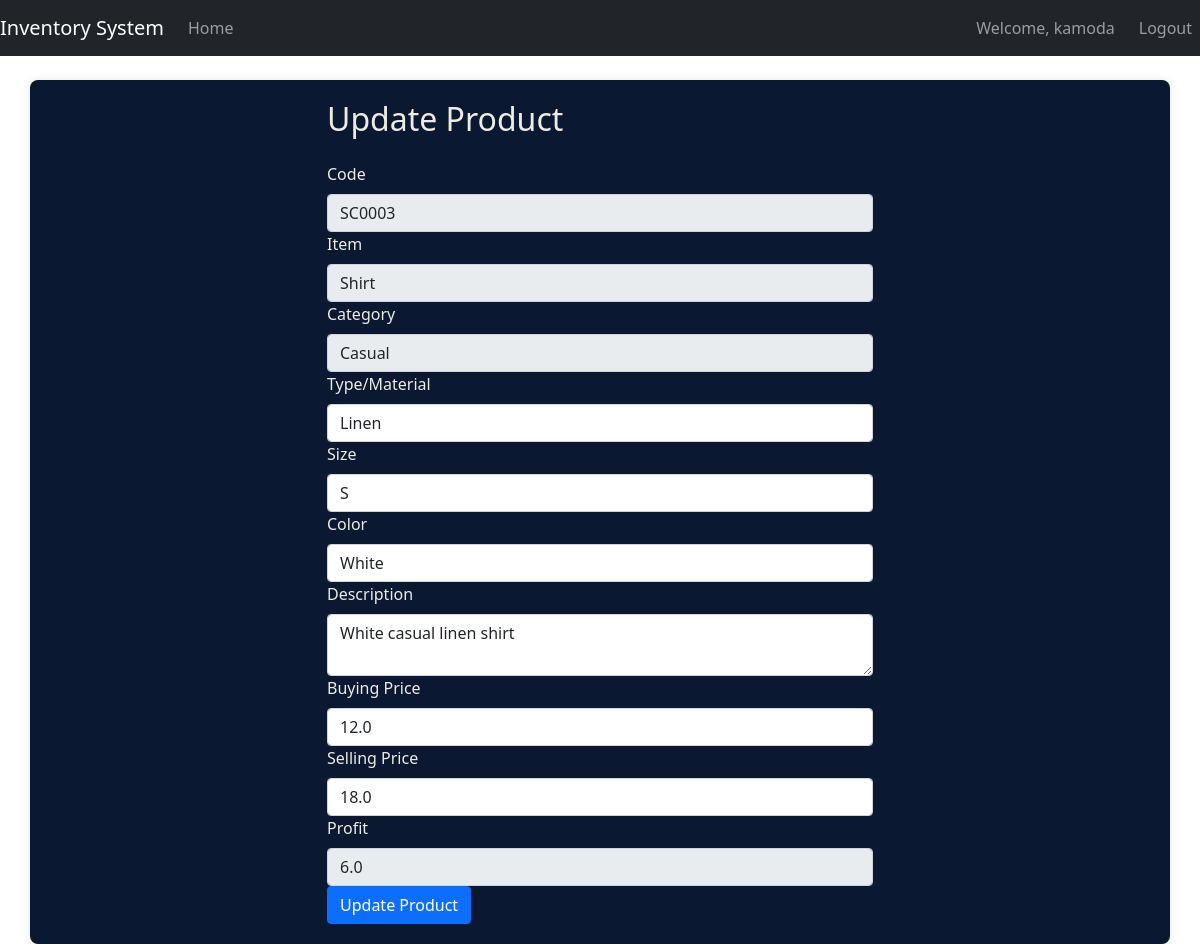
Screenshot of /update_product/SC0003 (signed in) with the database file from the repository.
### STORE/models.py (models this page shows, shortened)
class User(UserMixin, db.Model):
    id = db.Column(db.Integer, primary_key=True)
    username = db.Column(db.String(64), index=True, unique=True, nullable=False)
    email = db.Column(db.String(120), index=True, unique=True, nullable=False)
    password_hash = db.Column(db.String(128), nullable=False)

class Product(db.Model):
    code = db.Column(db.String(20), primary_key=True, unique=True, nullable=False, index=False)
    item = db.Column(db.String(100), nullable=False)
    category = db.Column(db.String(100), nullable=True)  # Add category field
    type_material = db.Column(db.String(100), nullable=False)
    size = db.Column(db.String(20), nullable=False)
    color = db.Column(db.String(50), nullable=False)
    description = db.Column(db.Text, nullable=False)
    buying_price = db.Column(db.Float, nullable=False)
    selling_price = db.Column(db.Float, nullable=False)
    profit = db.Column(db.Float, nullable=False, default=0)
    quantity = db.Column(db.Integer, nullable=False, default=1)
    sales = relationship('Sale', backref='product', lazy=True)

### STORE/routes.py (the view)
@app.route('/update_product/<string:code>', methods=['GET', 'POST'])
@login_required
def update_product(code):
    product = Product.query.filter_by(code=code).first_or_404()
    form = ProductForm(obj=product)
    if form.validate_on_submit():
        form.populate_obj(product)
        product.profit = product.calculate_profit()
        db.session.commit()
        flash('Product updated successfully!', 'success')
        return redirect(url_for('index'))
    return render_template('update_product.html', form=form, product=product)

### STORE/forms.py
class ProductForm(FlaskForm):
    code = StringField('Code', validators=[DataRequired()])
    item = StringField('Item', render_kw={'readonly': True})
    category = StringField('Category', render_kw={'readonly': True})
    type_material = StringField('Type/Material', validators=[DataRequired()])
    size = StringField('Size', validators=[DataRequired()])
    color = StringField('Color', validators=[DataRequired()])
    description = TextAreaField('Description', validators=[DataRequired()])
    buying_price = FloatField('Buying Price', validators=[DataRequired(), NumberRange(min=0)])
    selling_price = FloatField('Selling Price', validators=[DataRequired(), NumberRange(min=0)])
    profit = FloatField('Profit', validators=[DataRequired(), NumberRange(min=0)])
    submit = SubmitField('Submit')

### STORE/__init__.py (called while the page is built)
@login_manager.user_loader
def load_user(user_id):
    return User.query.get(int(user_id))

### STORE/templates/update_product.html (shortened to what this page needs)
{% extends "base.html" %}
{% block content %}
    <div class="row justify-content-center">
        <div class="col-md-6">
            <h2 class="mb-4">Update Product</h2>
            <form method="POST" action="{{ url_for('update_product', code=product.code) }}">
                <div class="form-group">
                    {{ form.code.label(class="form-label") }}
                    {{ form.code(class="form-control", id="codeInput", readonly=true) }}
                </div>
                <div class="form-group">
                    {{ form.item.label(class="form-label") }}
                    {{ form.item(class="form-control", id="itemInput") }}
                </div>
                <div class="form-group">
                    {{ form.category.label(class="form-label") }}
                    {{ form.category(class="form-control", id="categoryInput") }}
                </div>
                <div class="form-group">
                    {{ form.type_material.label(class="form-label") }}
                    {{ form.type_material(class="form-control") }}
                </div>
                <div class="form-group">
                    {{ form.size.label(class="form-label") }}
                    {{ form.size(class="form-control") }}
                </div>
                <div class="form-group">
                    {{ form.color.label(class="form-label") }}
                    {{ form.color(class="form-control") }}
                </div>
                <div class="form-group">
                    {{ form.description.label(class="form-label") }}
                    {{ form.description(class="form-control") }}
                </div>
                <div class="form-group">
                    {{ form.buying_price.label(class="form-label") }}
                    {{ form.buying_price(class="form-control", id="buyingPriceInput") }}
                </div>
                <div class="form-group">
                    {{ form.selling_price.label(class="form-label") }}
                    {{ form.selling_price(class="form-control", id="sellingPriceInput") }}
                </div>
                <div class="form-group">
                    {{ form.profit.label(class="form-label") }}
                    {{ form.profit(class="form-control", id="profitInput", readonly=true) }}
                </div>
                <button type="submit" class="btn btn-primary">Update Product</button>
            </form>
        </div>
    </div>
{% endblock %}

### STORE/templates/base.html (shortened to what this page needs)
<!DOCTYPE html>
<html lang="en">
<head>
    <link rel="stylesheet" type="text/css" href="{{ url_for('static', filename='css/theme.css') }}">
    <link href="https://cdn.jsdelivr.net/npm/bootstrap@5.0.2/dist/css/bootstrap.min.css" rel="stylesheet">
</head>
<body>
    <nav class="navbar navbar-expand-lg navbar-dark bg-dark">
        <a class="navbar-brand" href="{{ url_for('index') }}">Inventory System</a>
        <div class="collapse navbar-collapse" id="navbarNav">
            <ul class="navbar-nav">
                {% if request.path != '/' and request.path != '/login' and request.path != '/register' %}
                <li class="nav-item">
                    <a class="nav-link" href="{{ url_for('index') }}">Home</a>
                </li>
                {% endif %}
            </ul>
        </div>
        <div class="navbar-nav ml-auto">
            {% if current_user.is_authenticated %}
                {% if request.path != '/' %}
                    <span class="navbar-text me-3">Welcome, {{ current_user.username }}</span>
                    <a href="{{ url_for('logout') }}" class="nav-item nav-link">Logout</a>
                {% endif %}
            {% else %}
                {% if request.path != '/' and request.path != '/login' and request.path != '/register' %}
                    <a href="{{ url_for('login') }}" class="nav-item nav-link">Login</a>
                {% endif %}
            {% endif %}
        </div>
    </nav>
    <div class="container mt-4">
        {% block content %}
        {% endblock %}
    </div>
</body>
</html>

### STORE/static/css/theme.css (style rules this page uses)
body { font-family: 'Arial', sans-serif; background-color: #FFC300; color: #1a3b70; margin: 0; padding: 0; height: 100vh; }
a { color: #0A1931; }
.container { background-color: #0A1931; color: #eeebe0; padding: 20px; border-radius: 8px; box-shadow: 0 0 10px rgba(0, 0, 0, 0.1); margin: 20px auto; max-width: 1000px; }
.btn-primary { background-color: #0A1931; color: #FFC300; border: none; padding: 10px 20px; border-radius: 4px; }

### rows the page displays
User: username "kamoda"
Product: code "SC0003", item "Shirt", category "Casual", type_material "Linen", size "S", color "White", description "White casual linen shirt", buying_price "12.0", selling_price "18.0", profit "6.0"
